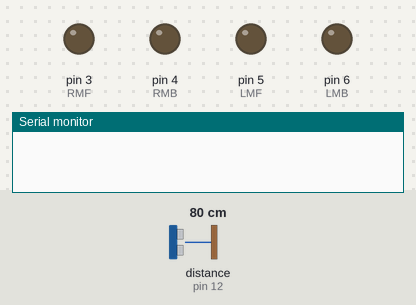
This sketch was run on a simulated Arduino Uno, built with avr-gcc and run on an emulated ATmega328P. Shown: output pins drawn as LEDs (lit = HIGH), the last lines printed to the serial monitor. Wiring (inferred from the names in the program): ultrasonic range finder: trigger pin 11; echo pin 12. The inputs (shaded band) are chosen by the test bench; at power-on: distance to the obstacle (sensor on pin 12) 80 cm. The echo pulse lasts 58.3 µs per cm; pins used as bus, display or sensor lines are not drawn.

Above: at 1.2 s.
1.3 s: distance to the obstacle (sensor on pin 12) set to 45 cm
2.8 s: distance to the obstacle (sensor on pin 12) set to 35 cm
At 3.5 s:
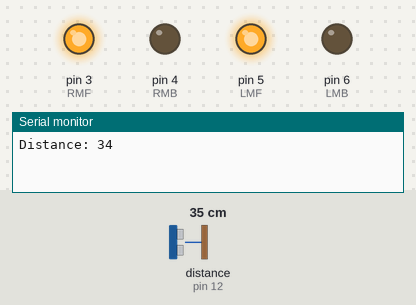
4.3 s: distance to the obstacle (sensor on pin 12) set to 60 cm
At 5.5 s:
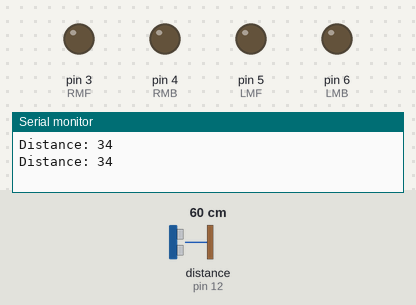
6.7 s: distance to the obstacle (sensor on pin 12) set to 2 cm
At 7.6 s:
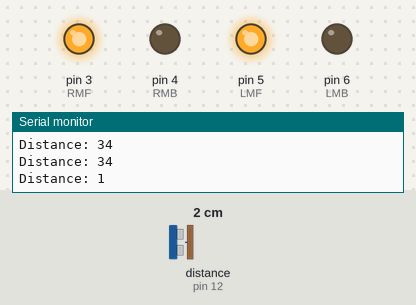
Timing chart, 0 to 9.2 s (numbered marks = the images above; inputs shaded):
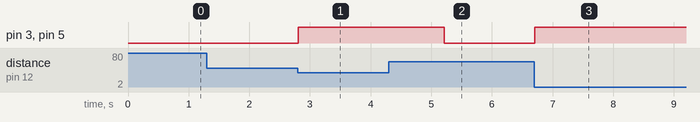

The sketch:

obj_follow_ultrasonic.ino
```cpp
const int trigPin = 11 ;
const int echoPin = 12;

const int RMF = 3;
const int RMB = 4;
const int LMF = 5;
const int LMB = 6;

long duration;
int distance;

void setup()
{
  pinMode(trigPin, OUTPUT);
  pinMode(echoPin, INPUT);

  pinMode (RMF, OUTPUT);
  pinMode (RMB, OUTPUT);
  pinMode (LMF, OUTPUT);
  pinMode (LMB, OUTPUT);

  Serial.begin(9600);
}


void loop()
{
  digitalWrite(trigPin, LOW);
  delayMicroseconds(2);
  digitalWrite(trigPin, HIGH);
  delayMicroseconds(10);
  digitalWrite(trigPin, LOW);
  duration = pulseIn(echoPin, HIGH);
  distance = (duration*0.034/2);
  //Serial.print("Distance: ");
  //Serial.println(distance);

  if(distance<40)
    {
      Serial.print("Distance: ");
      Serial.println(distance);

      digitalWrite(RMF, HIGH);
      digitalWrite(RMB, LOW);
      digitalWrite(LMF, HIGH);
      digitalWrite(LMB, LOW);
      delay(1200);
    }

  else
    {
      digitalWrite(RMF, LOW);
      digitalWrite(RMB, LOW);
      digitalWrite(LMF, LOW);
      digitalWrite(LMB, LOW);
    }
  delay(0);
}
```

Measured:
- the behaviour switches between 41 and 40 cm on distance to the obstacle (sensor on pin 12) (found by bisection; images 0 and 1)
- after the input at 1.3 s, every drawn part: stays the same
- after the input at 2.8 s, pin 3 (RMF), pin 5 (LMF): LOW → HIGH at once
- after the input at 4.3 s, pin 3 (RMF), pin 5 (LMF): HIGH → LOW after 0.91 s
- after the input at 6.7 s, pin 3 (RMF), pin 5 (LMF): LOW → HIGH at once
